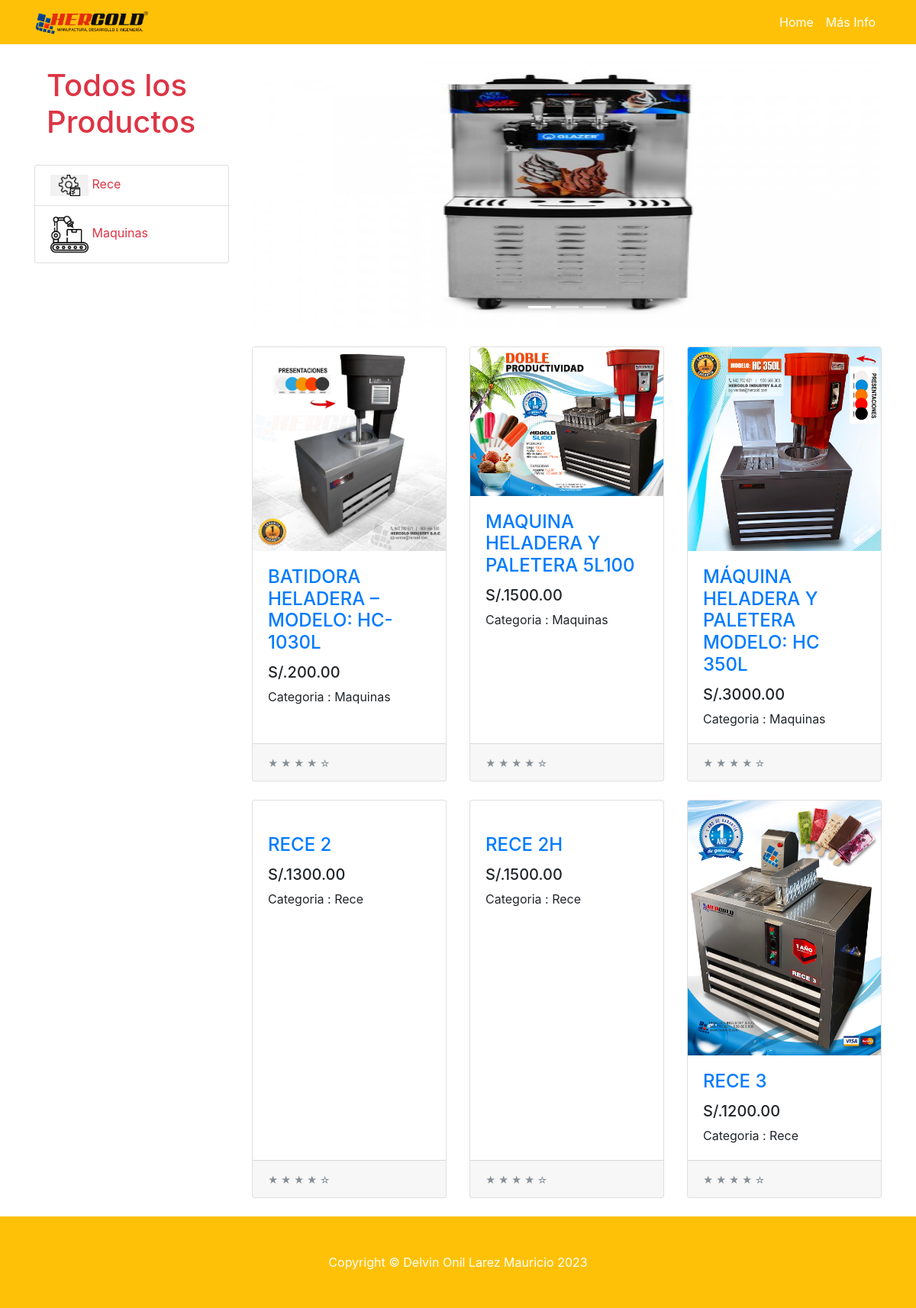
Screenshot of /aplicacion/ with the database file from the repository.
### aplicacion/models.py (models this page shows, shortened)
class Producto(models.Model):
    categoria= models.ForeignKey(Categoria, on_delete=models.CASCADE)
    nombre= models.CharField(max_length=200)
    precio=models.DecimalField(max_digits=6,decimal_places=2)
    stock=models.IntegerField(default=0)
    pub_date= models.DateTimeField("date published")
    imagen = models.ImageField(upload_to="productos", null=True)
    descripcion = models.TextField(null=True)

class Categoria(models.Model):
    nombre= models.CharField(max_length=100)
    pub_date= models.DateTimeField("Fecha de registro",auto_now_add=True)

### aplicacion/views.py (the view)
# urls.py: path('',views.index,name='index'),
def index(request):
    product_list=Producto.objects.order_by('nombre')
    context={'product_list': product_list}
    return render(request, 'index.html', context)

### aplicacion/templates/index.html (shortened to what this page needs)
{% extends "layout.html" %}
{% load static %}
{% block content %}
<div id="carouselExampleIndicators" class="carousel slide my-4" data-ride="carousel">
    <ol class="carousel-indicators">
      <li data-target="#carouselExampleIndicators" data-slide-to="0" class="active"></li>
      <li data-target="#carouselExampleIndicators" data-slide-to="1"></li>
      <li data-target="#carouselExampleIndicators" data-slide-to="2"></li>
    </ol>
    <div class="carousel-inner" role="listbox">
      <div class="carousel-item active">
        <img class="d-block img-fluid" src="{% static 'img/e1.jpg' %}" alt="First slide">
      </div>
    </div>
    <a class="carousel-control-prev" href="#carouselExampleIndicators" role="button" data-slide="prev">
      <span class="carousel-control-prev-icon" aria-hidden="true"></span>
    </a>
    <a class="carousel-control-next" href="#carouselExampleIndicators" role="button" data-slide="next">
      <span class="carousel-control-next-icon" aria-hidden="true"></span>
    </a>
  </div>
  <div class="row">
    {% for prod in product_list %}
    <div class="col-lg-4 col-md-6 mb-4">
      <div class="card h-100">
        <a href="javascript:void(0);" class="card-link" data-toggle="modal" data-target="#myModal{{prod.id}}">
          <img class="card-img-top" src="{{prod.imagen.url}}" alt="">
        </a>
        <div class="card-body">
          <h4 class="card-title">
            <a href="javascript:void(0);" class="card-link" data-toggle="modal" data-target="#myModal{{prod.id}}">
              {{prod.nombre}}
            </a>
          </h4>
          <h5>S/.{{prod.precio}}</h5>
          <p class="card-text">Categoria : {{prod.categoria.nombre}}</p>
        </div>
        <div class="card-footer">
          <small class="text-muted">&#9733; &#9733; &#9733; &#9733; &#9734;</small>
        </div>
      </div>
    </div>
    {% endfor %}
  </div>
  {% endblock content %}

### aplicacion/templates/layout.html (shortened to what this page needs)
{% load static %}
<!DOCTYPE html>
<html lang="en">
<head>
    <link href="{% static 'vendor/bootstrap/css/bootstrap.min.css' %}" rel="stylesheet">
    <link href="{% static 'css/shop.css' %}" rel="stylesheet">
</head>
<body>
<nav class="navbar navbar-expand-lg navbar-dark bg-warning fixed-top">
    <div class="container">
        <a class="navbar-brand" href="{% url 'index' %}"><img src="{% static 'img/her.png' %}" width="150" class="icon img-fluid"></a>
        <div class="collapse navbar-collapse" id="navbarResponsive">
            <ul class="navbar-nav ml-auto">
                <li class="nav-item active">
                    <a class="nav-link" href="{% url 'index' %}">Home
                    </a>
                </li>
                <li class="nav-item active">
                    <a class="nav-link" href="#" data-toggle="modal" data-target="#contactModal">Más Info</a>
                </li>
            </ul>
        </div>
    </div>
</nav>
<div class="container">
    <div class="row">
        <div class="col-lg-3">
            <h1 class="my-4 text-danger"><a href="{% url 'index' %}" class="text-danger nav-link">
                Todos los Productos</a></h1>
            <div class="list-group">
                <a href="rece" class="list-group-item text-danger"><img src="{% static 'img/accem.png' %}" width="50" class="icon img-fluid"> Rece</a>
                <a href="maquina" class="list-group-item text-danger"><img src="{% static 'img/maq.png' %}" width="50" class="icon img-fluid"> Maquinas</a>
            </div>
        </div>
        <div class="col-lg-9">
            {% block content %}{% endblock %}
        </div>
    </div>
</div>
<footer class="py-5 bg-warning">
    <div class="container">
        <p class="m-0 text-center text-white">Copyright &copy; Delvin Onil Larez Mauricio 2023</p>
    </div>
</footer>
</body>
</html>

### aplicacion/static/css/shop.css (style rules this page uses)
body { padding-top: 54px; }
@media (min-width: 992px) { body { padding-top: 56px; } }

### aplicacion/templates/index.html (style rules this page uses)
.carousel-item img { width: 900px; height: 350px; }

### rows the page displays
Producto: imagen (picture), nombre "BATIDORA HELADERA – MODELO: HC-1030L", precio "200.00", categoria.nombre "Maquinas"
Producto: imagen (picture), nombre "MAQUINA HELADERA Y PALETERA 5L100", precio "1500.00", categoria.nombre "Maquinas"
Producto: imagen (picture), nombre "MÁQUINA HELADERA Y PALETERA MODELO: HC 350L", precio "3000.00", categoria.nombre "Maquinas"
Producto: nombre "RECE 2", precio "1300.00", categoria.nombre "Rece"
Producto: nombre "RECE 2H", precio "1500.00", categoria.nombre "Rece"
Producto: imagen (picture), nombre "RECE 3", precio "1200.00", categoria.nombre "Rece"
